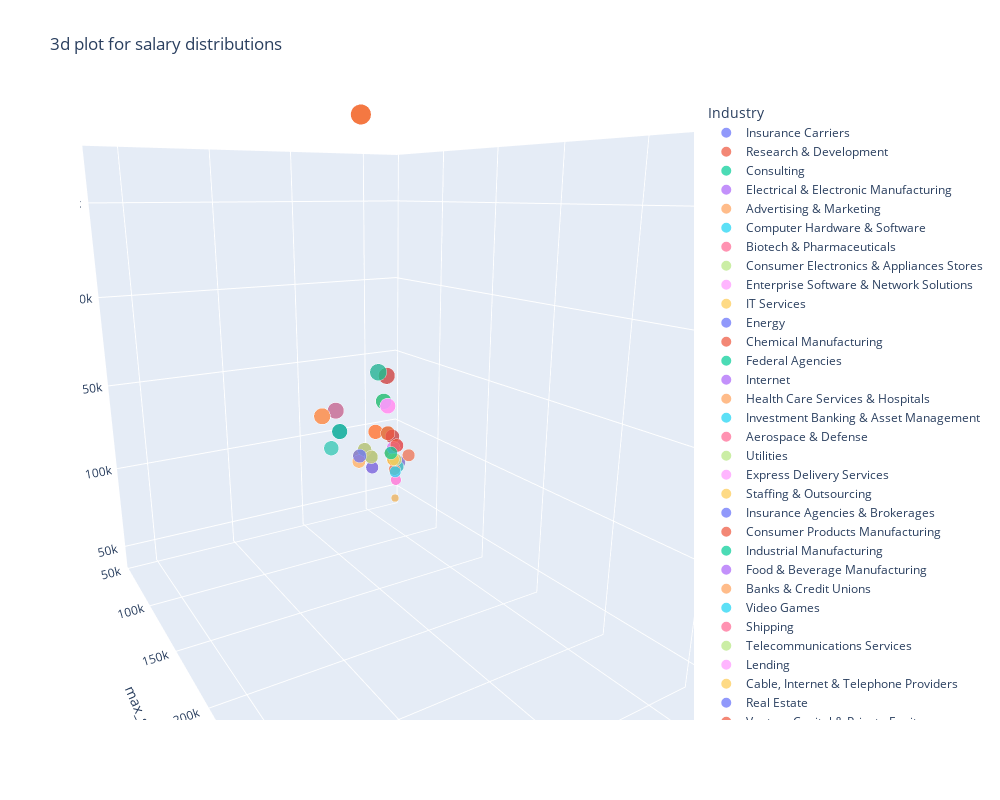

Notebook code cell kept with this figure:
### Markdown cell above
The scatter plot on the left shows the relationship betweeen minimum salaries (horizontal axis) and maximum salaries (vertical axis) for various roles (dots). A line of best fit (shown in red) indicates a positive correlation: As the minimum salary increases, so does the maximum salary. This suggests that roles with higher entry requirements tend to offer greater earning potential. 

The box plot provides a summary of the salary ranges for minimum and maximum salaries, highlighting the interquartile range and outliers. We are able to understand the salary structures and could help candidates negotiate salaries based on financial goals.

### Code cell
fig = px.scatter_3d(data_frame=data, x='min_salary', y='max_salary', z='avg_salary',
                    color='Industry', size='min_salary', title='3d plot for salary distributions',
                   width=1000, height=800)
#fig.layout.height = 500
fig.show()
